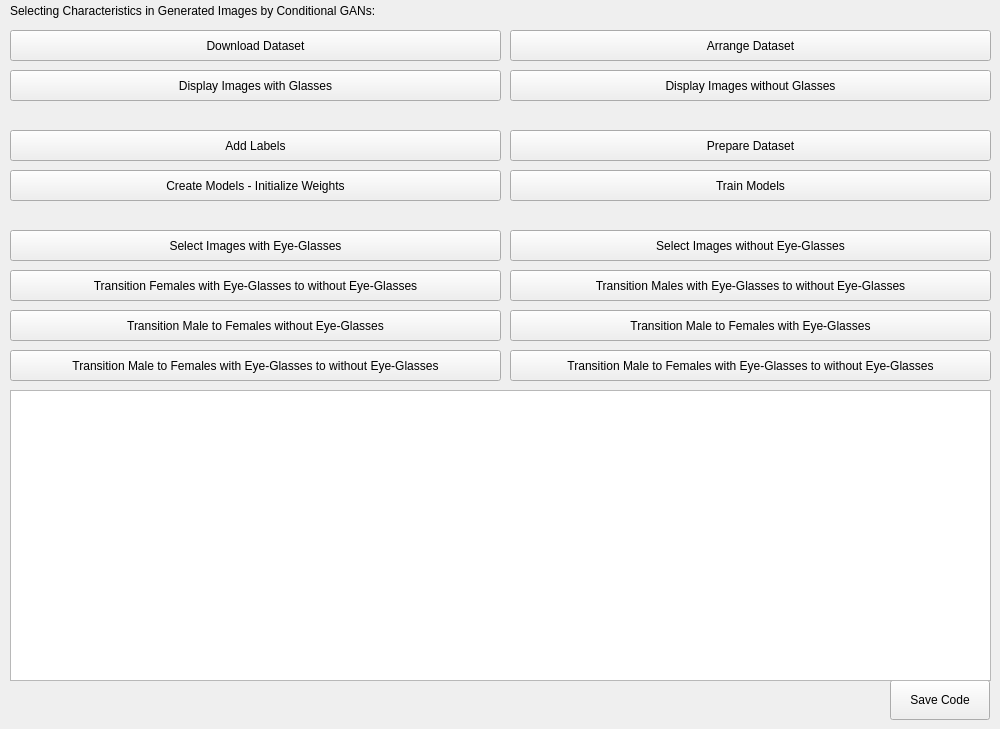
    <widget class="QWidget" name="page_ConditionalGANs">
     <widget class="QPushButton" name="pushButton_SaveCode_ConditionalGANs">
      <property name="geometry">
       <rect>
        <x>890</x>
        <y>680</y>
        <width>100</width>
        <height>40</height>
       </rect>
      </property>
      <property name="text">
       <string>Save Code</string>
      </property>
     </widget>
     <widget class="QLabel" name="label_ConditionalGANs">
      <property name="geometry">
       <rect>
        <x>10</x>
        <y>0</y>
        <width>981</width>
        <height>21</height>
       </rect>
      </property>
      <property name="text">
       <string>Selecting Characteristics in Generated Images by Conditional GANs:</string>
      </property>
     </widget>
     <widget class="QTextBrowser" name="textBrowser_ConditionalGANs">
      <property name="geometry">
       <rect>
        <x>10</x>
        <y>390</y>
        <width>981</width>
        <height>291</height>
       </rect>
      </property>
     </widget>
     <widget class="QPushButton" name="pushButton_DownloadDataset_ConditionalGANs">
      <property name="geometry">
       <rect>
        <x>10</x>
        <y>30</y>
        <width>491</width>
        <height>31</height>
       </rect>
      </property>
      <property name="text">
       <string>Download Dataset</string>
      </property>
     </widget>
     <widget class="QPushButton" name="pushButton_ArrangeDataset_ConditionalGANs">
      <property name="geometry">
       <rect>
        <x>510</x>
        <y>30</y>
        <width>481</width>
        <height>31</height>
       </rect>
      </property>
      <property name="text">
       <string>Arrange Dataset</string>
      </property>
     </widget>
     <widget class="QPushButton" name="pushButton_DisplayImagesWithGlasses_ConditionalGANs">
      <property name="geometry">
       <rect>
        <x>10</x>
        <y>70</y>
        <width>491</width>
        <height>31</height>
       </rect>
      </property>
      <property name="text">
       <string>Display Images with Glasses</string>
      </property>
     </widget>
     <widget class="QPushButton" name="pushButton_DisplayImagesWithoutGlasses_ConditionalGANs">
      <property name="geometry">
       <rect>
        <x>510</x>
        <y>70</y>
        <width>481</width>
        <height>31</height>
       </rect>
      </property>
      <property name="text">
       <string>Display Images without Glasses</string>
      </property>
     </widget>
     <widget class="QPushButton" name="pushButton_CreateModels_ConditionalGANs">
      <property name="geometry">
       <rect>
        <x>10</x>
        <y>170</y>
        <width>491</width>
        <height>31</height>
       </rect>
      </property>
      <property name="text">
       <string>Create Models - Initialize Weights</string>
      </property>
     </widget>
     <widget class="QPushButton" name="pushButton_PrepareDataset_ConditionalGANs">
      <property name="geometry">
       <rect>
        <x>510</x>
        <y>130</y>
        <width>481</width>
        <height>31</height>
       </rect>
      </property>
      <property name="text">
       <string>Prepare Dataset</string>
      </property>
     </widget>
     <widget class="QPushButton" name="pushButton_AddLabels_ConditionalGANs">
      <property name="geometry">
       <rect>
        <x>10</x>
        <y>130</y>
        <width>491</width>
        <height>31</height>
       </rect>
      </property>
      <property name="text">
       <string>Add Labels</string>
      </property>
     </widget>
     <widget class="QPushButton" name="pushButton_TrainModels_ConditionalGANs">
      <property name="geometry">
       <rect>
        <x>510</x>
        <y>170</y>
        <width>481</width>
        <height>31</height>
       </rect>
      </property>
      <property name="text">
       <string>Train Models</string>
      </property>
     </widget>
     <widget class="QPushButton" name="pushButton_SelectImagesWithEyeGlasses_ConditionalGANs">
      <property name="geometry">
       <rect>
        <x>10</x>
        <y>230</y>
        <width>491</width>
        <height>31</height>
       </rect>
      </property>
      <property name="text">
       <string>Select Images with Eye-Glasses</string>
      </property>
     </widget>
     <widget class="QPushButton" name="pushButton_SelectImagesWithoutEyeGlasses_ConditionalGANs">
      <property name="geometry">
       <rect>
        <x>510</x>
        <y>230</y>
        <width>481</width>
        <height>31</height>
       </rect>
      </property>
      <property name="text">
       <string>Select Images without Eye-Glasses</string>
      </property>
     </widget>
     <widget class="QPushButton" name="pushButton_TransitionFemalesWithEyeGlassesToWithoutEyeGlasses_ConditionalGANs">
      <property name="geometry">
       <rect>
        <x>10</x>
        <y>270</y>
        <width>491</width>
        <height>31</height>
       </rect>
      </property>
      <property name="text">
       <string>Transition Females with Eye-Glasses to without Eye-Glasses</string>
      </property>
     </widget>
     <widget class="QPushButton" name="pushButton_TransitionMalesWithEyeGlassesToWithoutEyeGlasses_ConditionalGANs">
      <property name="geometry">
       <rect>
        <x>510</x>
        <y>270</y>
        <width>481</width>
        <height>31</height>
       </rect>
      </property>
      <property name="text">
       <string>Transition Males with Eye-Glasses to without Eye-Glasses</string>
      </property>
     </widget>
     <widget class="QPushButton" name="pushButton_TransitionMaleToFemalesWithoutEyeGlasses_ConditionalGANs">
      <property name="geometry">
       <rect>
        <x>10</x>
        <y>310</y>
        <width>491</width>
        <height>31</height>
       </rect>
      </property>
      <property name="text">
       <string>Transition Male to Females without Eye-Glasses</string>
      </property>
     </widget>
     <widget class="QPushButton" name="pushButton_TransitionMaleToFemalesWithEyeGlasses_ConditionalGANs">
      <property name="geometry">
       <rect>
        <x>510</x>
        <y>310</y>
        <width>481</width>
        <height>31</height>
       </rect>
      </property>
      <property name="text">
       <string>Transition Male to Females with Eye-Glasses</string>
      </property>
     </widget>
     <widget class="QPushButton" name="pushButton_TransitionMaleToFemalesWithEyeGlassesToWithoutEyeGlasses_ConditionalGANs">
      <property name="geometry">
       <rect>
        <x>10</x>
        <y>350</y>
        <width>491</width>
        <height>31</height>
       </rect>
      </property>
      <property name="text">
       <string>Transition Male to Females with Eye-Glasses to without Eye-Glasses</string>
      </property>
     </widget>
     <widget class="QPushButton" name="pushButton_TransitionMaleToFemalesWithEyeGlassesToWithoutEyeGlasses2_ConditionalGANs">
      <property name="geometry">
       <rect>
        <x>510</x>
        <y>350</y>
        <width>481</width>
        <height>31</height>
       </rect>
      </property>
      <property name="text">
       <string>Transition Male to Females with Eye-Glasses to without Eye-Glasses</string>
      </property>
     </widget>
    </widget>
